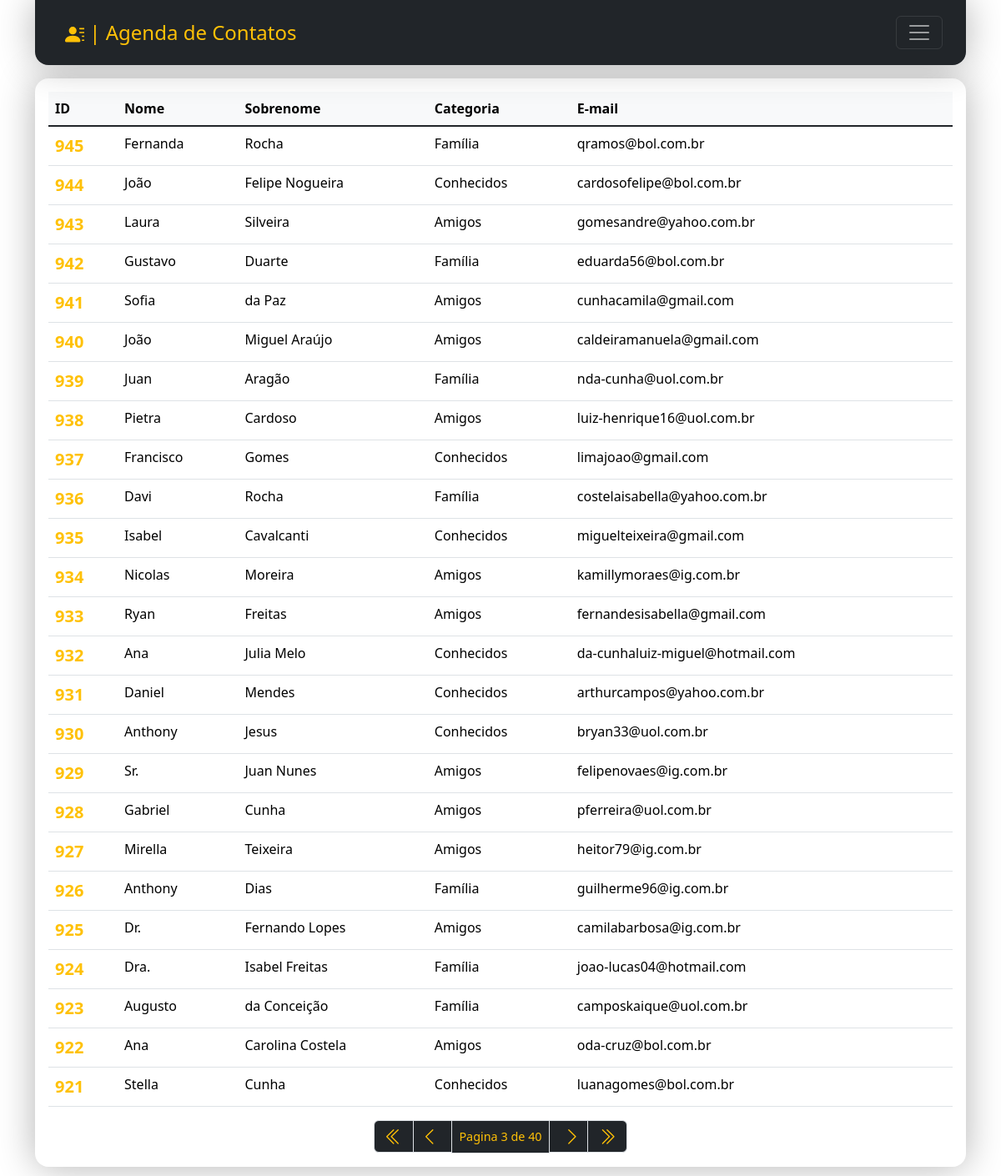
The app's page /?page=3&q= with its own data.
### contact/models.py (models this page shows, shortened)
class Contact(models.Model):
    first_name = models.CharField(max_length=50)
    last_name = models.CharField(max_length=50, blank=True)
    phone = models.CharField(max_length=50)
    email = models.EmailField(max_length=254, blank=True)
    created_date = models.DateTimeField(default=timezone.now)
    description = models.TextField(blank=True)
    show = models.BooleanField(default=True)
    picture = models.ImageField(blank=True, upload_to='pictures/%Y/%m/')
    category = models.ForeignKey(
        Category,
        on_delete=models.SET_NULL,
        blank=True, null=True
    )
    owner = models.ForeignKey(
        User,
        on_delete=models.SET_NULL,
        blank=True, null=True
    )

class Category(models.Model):
    class Meta:
        verbose_name = 'Category'
        verbose_name_plural = 'Categories'
    name = models.CharField(max_length=50)
    def __str__(self) -> str:
        return self.name

### contact/views/contact_views.py (the view)
# urls.py: path('', views.index, name='index'),
def index(request):
    contacts = Contact.objects\
        .filter(show=True)\
        .order_by('-id')
    paginator = Paginator(contacts, 25)
    page_number = request.GET.get("page")
    page_obj = paginator.get_page(page_number)
    context = {
        'page_obj': page_obj,
        'site_title': 'Contatos',
    }
    return render(
        request,
        'contact/index.html',
        context
    )

### contact/templates/contact/index.html (shortened to what this page needs)
{% extends "global/base.html" %}
{% block corpo %}
<div class="w-100 mx-3 mt-3 table-responsive">
    {% if page_obj %}
    <table class=" table table-hover">
        <thead class="table-light">
          <tr>
            <th scope="col">ID</th>
            <th scope="col">Nome</th>
            <th scope="col">Sobrenome</th>
            <th scope="col">Categoria</th>
            <th scope="col">E-mail</th>
          </tr>
        </thead>
        <tbody class="table-group-divider">
            {% for contact in page_obj %}
                    <tr>
                        <th scope="row">
                            <a
                            class="link-warning link-offset-2 link-underline-opacity-0 link-underline-opacity-100-hover fs-5"
                            href=" {% url "contact:contact" contact.id %} "
                            >
                                {{contact.id}}
                            </a>
                        </th>
                        <td>
                            {{contact.first_name}}
                        </td>
                        <td>
                            {{contact.last_name}}
                        </td>
                        <td>
                            {{contact.category}}
                        </td>
                        <td>
                            {{contact.email}}
                        </td>
                    </tr>
            {% endfor %}
        </tbody>
      </table>
{% endif %}
{% endblock corpo %}

### records on screen
Contact: id "945", first_name "Fernanda", last_name "Rocha", category "Família", email "qramos@bol.com.br"
Contact: id "944", first_name "João", last_name "Felipe Nogueira", category "Conhecidos", email "cardosofelipe@bol.com.br"
Contact: id "943", first_name "Laura", last_name "Silveira", category "Amigos", email "gomesandre@yahoo.com.br"
Contact: id "942", first_name "Gustavo", last_name "Duarte", category "Família", email "eduarda56@bol.com.br"
Contact: id "941", first_name "Sofia", last_name "da Paz", category "Amigos", email "cunhacamila@gmail.com"
Contact: id "940", first_name "João", last_name "Miguel Araújo", category "Amigos", email "caldeiramanuela@gmail.com"
Contact: id "939", first_name "Juan", last_name "Aragão", category "Família", email "nda-cunha@uol.com.br"
Contact: id "938", first_name "Pietra", last_name "Cardoso", category "Amigos", email "luiz-henrique16@uol.com.br"
Contact: id "937", first_name "Francisco", last_name "Gomes", category "Conhecidos", email "limajoao@gmail.com"
Contact: id "936", first_name "Davi", last_name "Rocha", category "Família", email "costelaisabella@yahoo.com.br"
Contact: id "935", first_name "Isabel", last_name "Cavalcanti", category "Conhecidos", email "miguelteixeira@gmail.com"
Contact: id "934", first_name "Nicolas", last_name "Moreira", category "Amigos", email "kamillymoraes@ig.com.br"
Contact: id "933", first_name "Ryan", last_name "Freitas", category "Amigos", email "fernandesisabella@gmail.com"
Contact: id "932", first_name "Ana", last_name "Julia Melo", category "Conhecidos", email "da-cunhaluiz-miguel@hotmail.com"
Contact: id "931", first_name "Daniel", last_name "Mendes", category "Conhecidos", email "arthurcampos@yahoo.com.br"
Contact: id "930", first_name "Anthony", last_name "Jesus", category "Conhecidos", email "bryan33@uol.com.br"
Contact: id "929", first_name "Sr.", last_name "Juan Nunes", category "Amigos", email "felipenovaes@ig.com.br"
Contact: id "928", first_name "Gabriel", last_name "Cunha", category "Amigos", email "pferreira@uol.com.br"
Contact: id "927", first_name "Mirella", last_name "Teixeira", category "Amigos", email "heitor79@ig.com.br"
Contact: id "926", first_name "Anthony", last_name "Dias", category "Família", email "guilherme96@ig.com.br"
Contact: id "925", first_name "Dr.", last_name "Fernando Lopes", category "Amigos", email "camilabarbosa@ig.com.br"
Contact: id "924", first_name "Dra.", last_name "Isabel Freitas", category "Família", email "joao-lucas04@hotmail.com"
Contact: id "923", first_name "Augusto", last_name "da Conceição", category "Família", email "camposkaique@uol.com.br"
Contact: id "922", first_name "Ana", last_name "Carolina Costela", category "Amigos", email "oda-cruz@bol.com.br"
Contact: id "921", first_name "Stella", last_name "Cunha", category "Conhecidos", email "luanagomes@bol.com.br"

### other values on screen
{{ page_obj.number }} "3"
{{ page_obj.paginator.num_pages }} "40"
